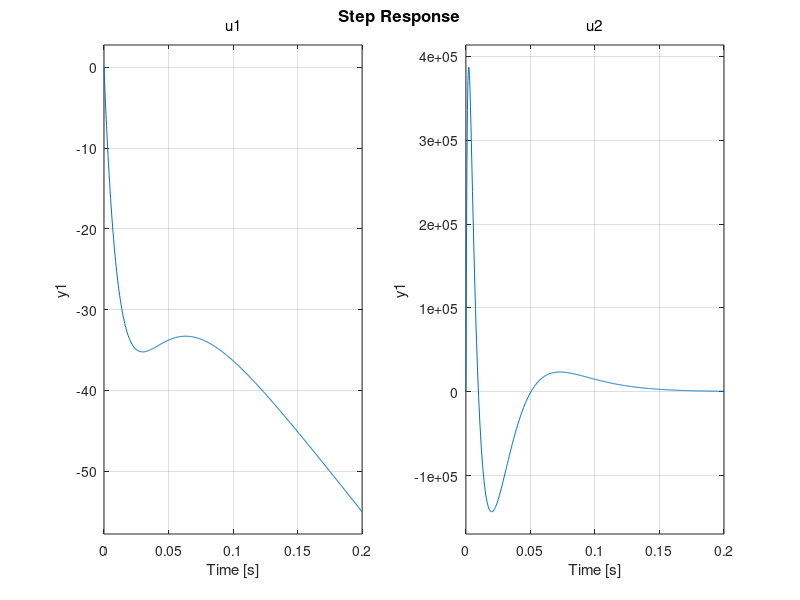

Write MATLAB code to recreate this figure. (Note: this script raises an error after producing the figure.)
%% Plant definition
%Variables
th1=0.0019;
th2=0.0019;
kt1=3.6242e-005;
kt2=2.05e-005
c=0.2038;
d=0.0022;
d1=4.7e-005;
d2=4.7e-005;

%Plant
A=[0 1 0 0;-c/th1 -(d1+d)/th1 -c/th1 -d/th1;0 0 0 1; -c/th2 -d/th2 -c/th2 -(d2+d)/th2];
B=[0 ;kt1/th1 ; 0 ; 0 ]; % we are interested in the first motor torque
C=[ 0 0 1 0]; % we are intersted in the secon motor output/angle
D=[0];
plant=ss(A,B,C,D);

%% Controllability and observability
Co = ctrb(A,B);
Ob = obsv(A,C);
rc = rank(Co)
ro = rank(Ob)
%With a rank of 4 each we see that are controlable and observable
%% Requirements
OS=6; %overshoot less than 6%
rt=2; %rise tiem less than 2 seconds
st=5; %settling time less than 5 seconds
sse=2; %Steady-state error less than 2%

%% Control implementation
%Pole placement
p=pi;
E=(abs(log(OS/100)))/(sqrt(p^2+(log(OS/100))^2));
wn_prima=4/(E*st);
p1=-E*wn_prima+wn_prima*sqrt(E^2-1);
p2=-E*wn_prima-wn_prima*sqrt(E^2-1);
p3=real(p1)*10;
p4=real(p1)*100;
p=[p1 p2 p3 p4];
k1=place(A,B,[p1 p2 p3,p4]);
plant_uc=ss(A-B*k1, B, C-D*k1, D); %with pre compensation gai

%Pole placement with statit error
%Kpre Gain
% kpre=1/-((C-D*k1)*inv(A-B*k1)*B-D);
% plant_uckpre=ss(A-B*k1,B*kpre,C-D*k1,D*kpre);

%Integral part
n=size(A);
n=n(1);
m=size(C);
m=m(1);
Aext=[A zeros(n,1); -C zeros(m,1)];
Bext=[B; -D];
p5=real(p1)*10-1;
kext=place(Aext,Bext,[p1,p2,p3,p4,p5]);
kn=kext(1:n);
ke=kext(n+1);
plant_uci=ss([A-B*kn -B*ke;-C+D*kn D*ke],[zeros(n,1); 1],[C 0],0);

%% ITAE criteria
%Determination of the poles
wi=1.5;
itaeeq1=[1 2.1*wi 3.4*wi^2 2.7*wi^3 wi^4];
itaepol1=roots(itaeeq1);
pi1=itaepol1(1);
pi2=itaepol1(2);
pi3=itaepol1(3);
pi4=itaepol1(4);
%Integral ITAE
itaeeq2=[1 2.8*wi 5.0*wi^2 5.5*wi^3 +3.4*wi^4 wi^5];
itaepol2=roots(itaeeq2);
pin1=itaepol2(1);
pin2=itaepol2(2);
pin3=itaepol2(3);
pin4=itaepol2(4);
pin5=itaepol2(5);

%Control implementation
ki=place(A,B,[pi1,pi2,pi3,pi4]);
kpi=1/-((C-D*ki)*inv(A-B*ki)*B-D);
plant_ucitae=ss(A-B*ki, B*kpi, C-D*ki, D*kpi);

%ITAE with static error
%Kpre Gain
% kprei=1/-((C-D*ki)*inv(A-B*ki)*B-D);
% plant_ucitaek=ss(A-B*ki,B*kprei,C-D*ki,D*kprei);
%Integral Part
kiext=place(Aext,Bext,[pin1,pin2,pin3,pin4,pin5]);
ki2=kiext(1:n);
kei=kiext(n+1);
plant_ucitaei=ss([A-B*ki2 -B*kei;-C+D*ki2 D*kei],[zeros(n,1); 1],[C 0],0);
%% LQR
Q =  [19000   0     0     0;
      0     0     0     0;
      0     0     19000     0;
      0     0     0     0];
 
R = 0.00001;

[klqr,S,E] = lqr(A,B,Q,R);
Kpre=inv(-(C-D*klqr)*inv(A-B*klqr)*B+D);

plant_uclqr=ss(A-B*klqr, B, C, D);
% 
[y1,t]=step(plant_uclqr); 

%% State Observer
% Design
PolesObs = p(1:n)*10;
L = place(A',C', PolesObs)';

% Observer + Controller Space State + Static Control
Aocc = [A-L*C-B*kn+L*D*kn -B*ke+L*D*ke; zeros(1,n) 0];
Bocc = [zeros(n,1) L; 1 -1];
Cocc = [-kn -ke];
Docc = zeros(1,2);

plant_uc_so=ss(Aocc,Bocc,Cocc,Docc);
step(plant_uc_so); grid on
%% table generations
[y1,t1]=step(plant);plant_r=stepinfo(y1,t1);
[y2,t2]=step(plant_uc);plant_uc_r=stepinfo(y2,t2);
% [y3,t3]=step(plant_uckpre);plant_uckpre_r=stepinfo(y3,t3);
[y4,t4]=step(plant_uci);plant_uci_r=stepinfo(y4,t4);
[y5,t5]=step(plant_ucitae);plant_ucitae_r=stepinfo(y5,t5);
% [y6,t6]=step(plant_ucitaek);plant_ucitaek_r=stepinfo(y6,t6);
[y7,t7]=step(plant_ucitaei);plant_ucitaei_r=stepinfo(y7,t7);
[y8,t8]=step(plant_uclqr);plant_uclqr_r=stepinfo(y8,t8);

ControlType={'Plant';'POLE PLACEMENT';'POLE PLACEMENT INTEGRAL';'ITAE';'ITAE INTEGRAL';'LQR'};
RiseTime={plant_r.RiseTime;plant_uc_r.RiseTime;plant_uci_r.RiseTime;plant_ucitae_r.RiseTime;plant_ucitaei_r.RiseTime;plant_uclqr_r.RiseTime};
SettlingTime={plant_r.SettlingTime;plant_uc_r.SettlingTime;plant_uci_r.SettlingTime;plant_ucitae_r.SettlingTime;plant_ucitaei_r.SettlingTime;plant_uclqr_r.SettlingTime};
Overshoot={plant_r.Overshoot;plant_uc_r.Overshoot;plant_uci_r.Overshoot;plant_ucitae_r.Overshoot;plant_ucitaei_r.Overshoot;plant_uclqr_r.Overshoot};

T=table(ControlType,RiseTime,SettlingTime,Overshoot);
disp(T)



%% Simulations
subplot(321);
step(plant), grid on, title('PLANT')
subplot(322);
step(plant_uc), grid on, title('PLANT - POLE PLACEMENT')
% subplot(423);
% step(plant_uckpre), grid on, title('PLANT - POLE PLACEMENT KPRE')
subplot(323);
step(plant_uci), grid on, title('PLANT - POLE PLACEMENT INTEGRAL')
subplot(324);
step(plant_ucitae), grid on, title('PLANT UNDER CONTROL ITAE')
% subplot(426);
% step(plant_ucitaek), grid on, title('PLANT - ITAE KPRE')
subplot(325);
step(plant_ucitaei), grid on, title('PLANT - ITAE INTEGRAL')
subplot(326);
step(plant_uclqr), grid on, title('PLANT UNDER CONTROL LQR')

%% Simulink
%Input and output disturbances
PI=1.5;
PO=0.001;
%Parametric uncertainty
INC=1.05;
A1 = [0 1 0 0;(-c/th1)*INC (-(d1+d)/th1)*INC (-c/th1)*INC (-d/th1)*INC; 0 0 0 1; (-c/th2)*INC (-d/th2)*INC (-c/th2)*INC (-(d2+d)/th2)*INC];
